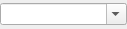
<?xml version="1.0" encoding="UTF-8"?>
<ui version="4.0">
 <class>UMLDataTypeWidget</class>
 <widget class="QWidget" name="UMLDataTypeWidget">
  <property name="geometry">
   <rect>
    <x>0</x>
    <y>0</y>
    <width>127</width>
    <height>29</height>
   </rect>
  </property>
  <property name="sizePolicy">
   <sizepolicy hsizetype="Preferred" vsizetype="Preferred">
    <horstretch>0</horstretch>
    <verstretch>0</verstretch>
   </sizepolicy>
  </property>
  <property name="layoutDirection">
   <enum>Qt::LeftToRight</enum>
  </property>
  <layout class="QHBoxLayout" name="horizontalLayout">
   <property name="spacing">
    <number>2</number>
   </property>
   <property name="leftMargin">
    <number>0</number>
   </property>
   <property name="topMargin">
    <number>0</number>
   </property>
   <property name="rightMargin">
    <number>0</number>
   </property>
   <property name="bottomMargin">
    <number>0</number>
   </property>
   <item>
    <widget class="QComboBox" name="typesCB">
     <property name="sizePolicy">
      <sizepolicy hsizetype="MinimumExpanding" vsizetype="Fixed">
       <horstretch>0</horstretch>
       <verstretch>0</verstretch>
      </sizepolicy>
     </property>
     <property name="editable">
      <bool>true</bool>
     </property>
    </widget>
   </item>
  </layout>
 </widget>
 <resources/>
 <connections/>
</ui>
